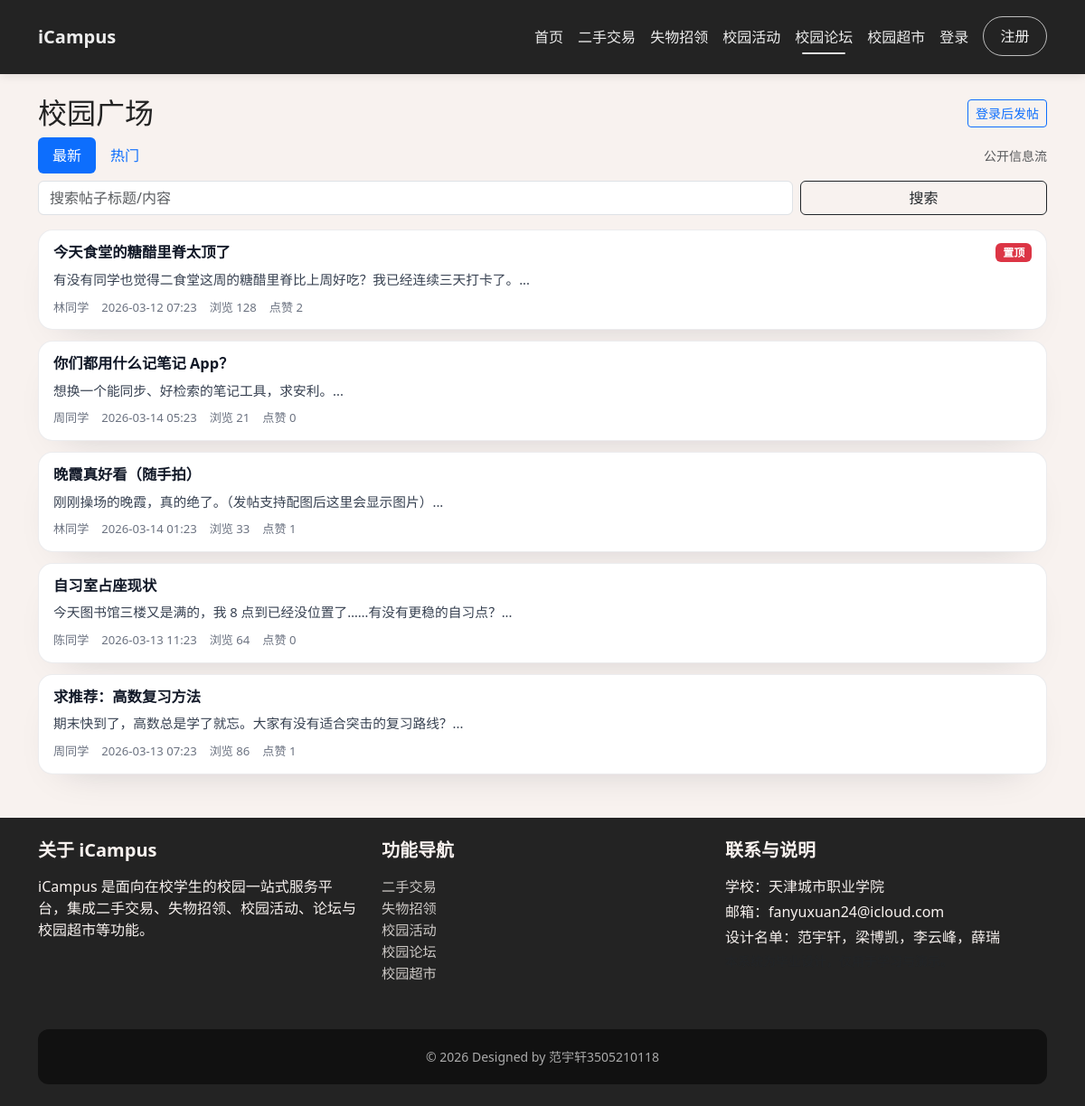
The page /forum/index.php on the database its author committed.
### tables this page shows
CREATE TABLE `posts` (
  `id` BIGINT UNSIGNED NOT NULL AUTO_INCREMENT,
  `user_id` BIGINT UNSIGNED NOT NULL COMMENT '发帖人',
  `title` VARCHAR(100) NOT NULL COMMENT '标题',
  `content` TEXT NOT NULL COMMENT '内容',
  `image_url` VARCHAR(255) DEFAULT NULL COMMENT '配图（可选）',
  `views` INT UNSIGNED NOT NULL DEFAULT 0 COMMENT '浏览量',
  `likes` INT UNSIGNED NOT NULL DEFAULT 0 COMMENT '点赞数',
  `is_top` TINYINT(1) NOT NULL DEFAULT 0 COMMENT '是否置顶',
  `status` TINYINT(1) NOT NULL DEFAULT 1 COMMENT '状态：1正常 0删除/屏蔽',
  `created_at` DATETIME NOT NULL DEFAULT CURRENT_TIMESTAMP,
  `updated_at` DATETIME NOT NULL DEFAULT CURRENT_TIMESTAMP ON UPDATE CURRENT_TIMESTAMP,
  PRIMARY KEY (`id`),
  KEY `idx_posts_user_id` (`user_id`),
  KEY `idx_posts_created_at` (`created_at`),
  KEY `idx_posts_hot` (`likes`,`views`,`created_at`),
  CONSTRAINT `fk_posts_user` FOREIGN KEY (`user_id`) REFERENCES `users` (`id`)
    ON DELETE CASCADE ON UPDATE CASCADE
);

CREATE TABLE `users` (
  `id` BIGINT UNSIGNED NOT NULL AUTO_INCREMENT,
  `username` VARCHAR(50) NOT NULL COMMENT '登录用户名（学号/自定义）',
  `password` VARCHAR(100) NOT NULL COMMENT 'bcrypt 加密密码',
  `name` VARCHAR(50) DEFAULT NULL COMMENT '姓名',
  `student_id` VARCHAR(20) DEFAULT NULL COMMENT '学号',
  `phone` VARCHAR(20) DEFAULT NULL COMMENT '手机号',
  `avatar` VARCHAR(255) DEFAULT NULL COMMENT '头像地址',
  `role` ENUM('user','admin') NOT NULL DEFAULT 'user' COMMENT '角色',
  `status` TINYINT(1) NOT NULL DEFAULT 1 COMMENT '状态：1正常 0禁用',
  `created_at` DATETIME NOT NULL DEFAULT CURRENT_TIMESTAMP,
  `updated_at` DATETIME NOT NULL DEFAULT CURRENT_TIMESTAMP ON UPDATE CURRENT_TIMESTAMP,
  PRIMARY KEY (`id`),
  UNIQUE KEY `uk_users_username` (`username`),
  KEY `idx_users_student_id` (`student_id`),
  KEY `idx_users_phone` (`phone`)
);

### includes/functions.php (called while the page is built, shortened)
<?php
require_once __DIR__ . '/../config/database.php';
function h(?string $value): string
{
    return htmlspecialchars($value ?? '', ENT_QUOTES, 'UTF-8');
}
function isLoggedIn(): bool
{
    return !empty($_SESSION['user_id']);
}

### config/database.php (called while the page is built, shortened)
<?php
class Database
{
    private static ?Database $instance = null;
    private ?PDO $pdo = null;
    private function __construct()
    {
        $host = getenv('ICAMPUS_DB_HOST') ?: 'localhost';
        $dbname = getenv('ICAMPUS_DB_NAME') ?: 'icampus';
        $user = getenv('ICAMPUS_DB_USER') ?: 'icampus';
        $pass = getenv('ICAMPUS_DB_PASS') ?: 'aAXsDm2P8LCEzAWB';
        $charset = 'utf8mb4';
        $dsn = "mysql:host={$host};dbname={$dbname};charset={$charset}";
        try {
            $this->pdo = new PDO($dsn, $user, $pass, [
                PDO::ATTR_ERRMODE => PDO::ERRMODE_EXCEPTION,
                PDO::ATTR_DEFAULT_FETCH_MODE => PDO::FETCH_ASSOC,
            ]);
        } catch (PDOException $e) {
            $this->pdo = null;
        }
    }
    public static function getInstance(): Database
    {
        if (self::$instance === null) {
            self::$instance = new self();
        }
        return self::$instance;
    }
    public function isAvailable(): bool
    {
        return $this->pdo !== null;
    }
    public function query(string $sql, array $params = []): array
    {
        $stmt = $this->pdo->prepare($sql);
        $stmt->execute($params);
        return $stmt->fetchAll();
    }
}

### forum/index.php (the view, shortened to what this page needs)
<?php
require_once __DIR__ . '/../config/database.php';
require_once __DIR__ . '/../includes/functions.php';
$db = Database::getInstance();
$posts = [];
$kw = trim($_GET['kw'] ?? '');
$sort = $_GET['sort'] ?? 'latest';
if ($db->isAvailable()) {
    $where = "p.status = 1";
    $params = [];
    $orderBy = "p.is_top DESC, p.created_at DESC";
    if ($sort === 'hot') {
        $orderBy = "p.is_top DESC, p.likes DESC, p.views DESC, p.created_at DESC";
    } else {
        $sort = 'latest';
    }
    try {
        $posts = $db->query(
            "SELECT p.*, u.name AS user_name, u.username,
                    GROUP_CONCAT(pi.image_url ORDER BY pi.sort_order SEPARATOR '\n') AS images
             FROM posts p
             JOIN users u ON u.id = p.user_id
             LEFT JOIN post_images pi ON pi.post_id = p.id
             WHERE {$where}
             GROUP BY p.id
             ORDER BY {$orderBy}
             LIMIT 20",
            $params
        );
    } catch (PDOException $e) {
        $posts = $db->query(
            "SELECT p.*, u.name AS user_name, u.username
             FROM posts p
             JOIN users u ON u.id = p.user_id
             WHERE {$where}
             ORDER BY {$orderBy}
             LIMIT 20",
            $params
        );
    }
}
include __DIR__ . '/../includes/header.php';
?>
<div class="container">
    <div class="rowFlexBetweenMid mtTop3x mbBottom2x">
        <h2 class="mbBottom0x">校园广场</h2>
        <div class="rowFlexSimple gapSmall2x">
            <?php if (isLoggedIn()): ?>
                <a class="btn btn-outline-secondary btn-sm" href="/forum/my.php">我的帖子</a>
                <a class="btn btn-primary btn-sm" href="/forum/new.php">发帖</a>
            <?php else: ?>
                <a class="btn btn-outline-primary btn-sm"
                   href="/login.php?redirect=<?= urlencode('/forum/new.php') ?>">登录后发帖</a>
            <?php endif; ?>
        </div>
    </div>
    <div class="d-flex flex-wrap justify-content-between align-items-center gap-2 mb-2">
        <ul class="nav nav-pills">
            <li class="nav-item">
                <a class="nav-link<?= $sort === 'latest' ? ' active' : '' ?>"
                   href="/forum/index.php?sort=latest&kw=<?= urlencode($kw) ?>">
                    最新
                </a>
            </li>
            <li class="nav-item">
                <a class="nav-link<?= $sort === 'hot' ? ' active' : '' ?>"
                   href="/forum/index.php?sort=hot&kw=<?= urlencode($kw) ?>">
                    热门
                </a>
            </li>
        </ul>
        <div class="small text-muted">公开信息流</div>
    </div>
    <form class="row g-2 align-items-center mb-3" method="get" action="/forum/index.php">
        <div class="col-sm-9">
            <input type="text" class="form-control" name="kw" value="<?= h($kw) ?>" placeholder="搜索帖子标题/内容">
        </div>
        <div class="col-sm-3 d-grid">
            <button class="btn btn-outline-dark" type="submit">搜索</button>
        </div>
    </form>
    <?php if (empty($posts)): ?>
        <div class="alert alert-info small">暂时没有帖子。</div>
    <?php else: ?>
        <div class="feedListBox">
            <?php foreach ($posts as $p): ?>
                <div class="feedItemCard">
                    <div class="feedItemHead">
                        <h3 class="feedItemTitle">
                            <a href="/forum/post.php?id=<?= (int)$p['id'] ?>">
                                <?= h($p['title'] ?? '') ?>
                            </a>
                        </h3>
                        <div class="feedItemTags">
                            <?php if (!empty($p['is_top'])): ?>
                                <span class="badge bg-danger">置顶</span>
                            <?php endif; ?>
                        </div>
                    </div>
                    <p class="feedItemText"><?= h(mb_substr((string)($p['content'] ?? ''), 0, 160)) ?>...</p>
                    <div class="feedItemFoot">
                        <span><?= h(($p['user_name'] ?? '') !== '' ? ($p['user_name'] ?? '') : ($p['username'] ?? '')) ?></span>
                        <span><?= h(substr((string)($p['created_at'] ?? ''), 0, 16)); ?></span>
                        <span>浏览 <?= h((string)($p['views'] ?? 0)) ?></span>
                        <span>点赞 <?= h((string)($p['likes'] ?? 0)) ?></span>
                    </div>
                </div>
            <?php endforeach; ?>
        </div>
    <?php endif; ?>
</div>
<?php include __DIR__ . '/../includes/footer.php'; ?>

### includes/header.php (shortened to what this page needs)
<?php
require_once __DIR__ . '/functions.php';
$loggedIn = isLoggedIn();
$role = currentUserRole();
$user = $loggedIn ? currentUser() : null;
$path = parse_url($_SERVER['REQUEST_URI'] ?? '', PHP_URL_PATH) ?: '';
$isHome = ($path === '/' || $path === '/index.php');
?>
<!DOCTYPE html>
<html lang="zh-CN">
<head>
    <link rel="stylesheet" href="/assets/css/bootstrap.min.css">
    <link rel="stylesheet" href="/css/style.css">
</head>
<body>
<header class="shadow-sm">
    <nav id="mainNavbar"
         class="navbar navbar-expand-lg navbar-dark top-nav <?= $isHome ? 'transparent' : 'solid' ?>">
        <div class="container">
            <a class="navbar-brand fw-bold" href="/index.php">
                iCampus
            </a>
            <div class="collapse navbar-collapse" id="mainNav">
                <ul class="navbar-nav ms-auto mb-2 mb-lg-0">
                    <li class="nav-item"><a class="nav-link" href="/index.php">首页</a></li>
                    <li class="nav-item"><a class="nav-link" href="/products/list.php">二手交易</a></li>
                    <li class="nav-item"><a class="nav-link" href="/lostfound/list.php">失物招领</a></li>
                    <li class="nav-item"><a class="nav-link" href="/activities/list.php">校园活动</a></li>
                    <li class="nav-item"><a class="nav-link" href="/forum/index.php">校园论坛</a></li>
                    <li class="nav-item"><a class="nav-link" href="/shop/index.php">校园超市</a></li>
                    <?php if ($loggedIn): ?>
                        <?php
                        $displayName = $user['name'] ?? $_SESSION['name'] ?? $_SESSION['username'] ?? '个人中心';
                        ?>
                        <li class="nav-item nav-user">
                            <a class="nav-link nav-username" href="/profile.php">
                                <?= h((string)$displayName) ?>
                            </a>
                            <div class="nav-user-menu" role="menu" aria-label="用户菜单">
                                <a class="nav-user-menu-item" href="/profile.php" role="menuitem">个人中心</a>
                                <a class="nav-user-menu-item" href="/products/my.php" role="menuitem">我的二手</a>
                                <a class="nav-user-menu-item" href="/activities/my.php" role="menuitem">我的活动</a>
                                <a class="nav-user-menu-item" href="/forum/my.php" role="menuitem">我的帖子</a>
                                <a class="nav-user-menu-item" href="/shop/orders.php" role="menuitem">我的订单</a>
                                <a class="nav-user-menu-item" href="/logout.php" role="menuitem">退出</a>
                            </div>
                        </li>
                        <?php if ($role === 'admin'): ?>
                            <li class="nav-item">
                                <a class="nav-link" href="/admin/index.php">后台管理</a>
                            </li>
                        <?php endif; ?>
                    <?php else: ?>
                        <li class="nav-item">
                            <a class="nav-link" href="/login.php">登录</a>
                        </li>
                        <li class="nav-item">
                            <a class="nav-link nav-small-button ms-lg-2" href="/register.php">注册</a>
                        </li>
                    <?php endif; ?>
                </ul>
            </div>
        </div>
    </nav>
</header>
<main class="main-container <?= $isHome ? 'main-home' : 'main-inner' ?>">

### includes/footer.php (shortened to what this page needs)
    </main>
    <footer class="page-footer mt-5">
        <div class="container py-4">
            <div class="row">
                <div class="col-md-4 mb-3">
                    <h5 class="fw-bold mb-3">关于 iCampus</h5>
                    <p class="mb-0">
                        iCampus 是面向在校学生的校园一站式服务平台，集成二手交易、失物招领、校园活动、论坛与校园超市等功能。
                    </p>
                </div>
                <div class="col-md-4 mb-3">
                    <h5 class="fw-bold mb-3">功能导航</h5>
                    <ul class="list-unstyled page-footer-links">
                        <li><a href="/products/list.php">二手交易</a></li>
                        <li><a href="/lostfound/list.php">失物招领</a></li>
                        <li><a href="/activities/list.php">校园活动</a></li>
                        <li><a href="/forum/index.php">校园论坛</a></li>
                        <li><a href="/shop/index.php">校园超市</a></li>
                    </ul>
                </div>
                <div class="col-md-4 mb-3">
                    <h5 class="fw-bold mb-3">联系与说明</h5>
                    <p class="mb-1">学校：天津城市职业学院</p>
                    <p class="mb-1">邮箱：fanyuxuan24@icloud.com</p>
                    <p class="mb-1">设计名单：范宇轩，梁博凯，李云峰，薛瑞</p>
                    <p class="mb-0 small text-muted">
                    </p>
                </div>
            </div>
            <div class="site-footer-signature">
                © 2026 Designed by 范宇轩3505210118
            </div>
        </div>
    </footer>
</body>
</html>

### css/style.css (style rules this page uses)
body { font-family: system-ui, -apple-system, BlinkMacSystemFont, "Segoe UI", sans-serif; background-color: #f8f2ef; color: #232323; }
.rowFlexSimple { display: flex; }
.rowFlexBetweenMid { display: flex; justify-content: space-between; align-items: center; }
.gapSmall2x { gap: 0.5rem; }
.mtTop3x { margin-top: 1rem; }
.mbBottom2x { margin-bottom: 0.5rem; }
.mbBottom0x { margin-bottom: 0 !important; }
.top-nav { position: fixed; top: 0; left: 0; right: 0; width: 100%; z-index: 1030; padding: 1rem 0; transition: background-color 0.25s ease, box-shadow 0.25s ease, padding 0.25s ease; min-height: 70px; }
.top-nav.solid { background: #232323; box-shadow: 0 2px 10px rgba(0, 0, 0, 0.1); }
.top-nav .navbar-brand, .top-nav .nav-link { color: rgba(255, 255, 255, 0.92) !important; }
.top-nav .nav-link { font-weight: 500; padding: 0.8rem 1rem; position: relative; }
.top-nav .nav-small-button { display: inline-flex; align-items: center; justify-content: center; padding: 0.8rem 1.15rem !important; border-radius: 999px; line-height: 1; margin-top: 2px; margin-bottom: 0; background: transparent; border: 1px solid rgba(255, 255, 255, 0.7); color: rgba(255, 255, 255, 0.95) !important; font-weight: 500; box-shadow: none; transition: background 0.16s ease, border-color 0.16s ease, color 0.16s ease; }
.top-nav .nav-small-button::after { content: none !important; }
.top-nav .nav-link.active::after, .top-nav .nav-link:hover::after { content: ""; position: absolute; left: 1rem; right: 1rem; bottom: 0.35rem; height: 2px; background: rgba(255, 255, 255, 0.85); border-radius: 999px; }
.main-container { margin-top: 0; position: relative; z-index: 2; padding-top: 90px; }
.feedListBox { display: flex; flex-direction: column; gap: 12px; }
.feedItemCard { background: #fff; border-radius: 16px; border: 1px solid rgba(15, 23, 42, 0.08); box-shadow: 0 18px 45px -30px rgba(15, 23, 42, 0.25); padding: 14px 16px; overflow: hidden; }
.feedItemHead { display: flex; align-items: center; justify-content: space-between; gap: 12px; margin-bottom: 8px; }
.feedItemTitle { font-weight: 800; font-size: 1.02rem; margin: 0; line-height: 1.25; }
.feedItemTitle a { color: #111827; text-decoration: none; }
.feedItemTags { display: flex; gap: 6px; flex-wrap: wrap; justify-content: flex-end; }
.feedItemText { color: #374151; font-size: 0.92rem; line-height: 1.55; margin: 0 0 10px; }
.feedItemFoot { display: flex; flex-wrap: wrap; gap: 14px; color: #6b7280; font-size: 0.82rem; }
.page-footer { background-color: #232323; color: #f8f2ef; }
.site-footer-signature { text-align: center; padding: 20px; background: #111; color: #aaa; font-size: 14px; margin-top: 18px; border-radius: 12px; }
.page-footer-links a { color: rgba(248, 242, 239, 0.8); text-decoration: none; font-size: 0.95rem; }

### rows shown on the page
posts: title "今天食堂的糖醋里脊太顶了", is_top "置顶", content "有没有同学也觉得二食堂这周的糖醋里脊比上周好吃？我已经连续三天打卡了。", user.name "林同学", created_at "2026-03-12 07:23", views "128", likes "2"
posts: title "你们都用什么记笔记 App？", content "想换一个能同步、好检索的笔记工具，求安利。", user.name "周同学", created_at "2026-03-14 05:23", views "21", likes "0"
posts: title "晚霞真好看（随手拍）", content "刚刚操场的晚霞，真的绝了。（发帖支持配图后这里会显示图片）", user.name "林同学", created_at "2026-03-14 01:23", views "33", likes "1"
posts: title "自习室占座现状", content "今天图书馆三楼又是满的，我 8 点到已经没位置了……有没有更稳的自习点？", user.name "陈同学", created_at "2026-03-13 11:23", views "64", likes "0"
posts: title "求推荐：高数复习方法", content "期末快到了，高数总是学了就忘。大家有没有适合突击的复习路线？", user.name "周同学", created_at "2026-03-13 07:23", views "86", likes "1"
